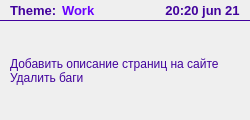
                <widget class="QWidget" name="widget_7" native="true">
                 <property name="minimumSize">
                  <size>
                   <width>250</width>
                   <height>120</height>
                  </size>
                 </property>
                 <property name="maximumSize">
                  <size>
                   <width>250</width>
                   <height>120</height>
                  </size>
                 </property>
                 <property name="styleSheet">
                  <string notr="true">background-color: rgba(255,255,255,.70);
color: rgb(66, 2, 157);
border-radius: 20px;</string>
                 </property>
                 <layout class="QGridLayout" name="gridLayout_12">
                  <property name="leftMargin">
                   <number>0</number>
                  </property>
                  <property name="topMargin">
                   <number>0</number>
                  </property>
                  <property name="rightMargin">
                   <number>0</number>
                  </property>
                  <property name="bottomMargin">
                   <number>0</number>
                  </property>
                  <property name="spacing">
                   <number>0</number>
                  </property>
                  <item row="0" column="0">
                   <spacer name="horizontalSpacer_9">
                    <property name="orientation">
                     <enum>Qt::Horizontal</enum>
                    </property>
                    <property name="sizeType">
                     <enum>QSizePolicy::Fixed</enum>
                    </property>
                    <property name="sizeHint" stdset="0">
                     <size>
                      <width>10</width>
                      <height>10</height>
                     </size>
                    </property>
                   </spacer>
                  </item>
                  <item row="0" column="2">
                   <widget class="QLabel" name="label_17">
                    <property name="font">
                     <font>
                      <family>Arial</family>
                      <pointsize>10</pointsize>
                      <weight>75</weight>
                      <bold>true</bold>
                     </font>
                    </property>
                    <property name="styleSheet">
                     <string notr="true">color: rgb(105, 0, 255);
background-color: transparent;</string>
                    </property>
                    <property name="text">
                     <string>Work</string>
                    </property>
                   </widget>
                  </item>
                  <item row="0" column="1">
                   <widget class="QLabel" name="label_18">
                    <property name="minimumSize">
                     <size>
                      <width>0</width>
                      <height>20</height>
                     </size>
                    </property>
                    <property name="maximumSize">
                     <size>
                      <width>16777215</width>
                      <height>20</height>
                     </size>
                    </property>
                    <property name="font">
                     <font>
                      <family>Arial</family>
                      <pointsize>10</pointsize>
                      <weight>75</weight>
                      <bold>true</bold>
                     </font>
                    </property>
                    <property name="styleSheet">
                     <string notr="true">background-color: transparent;</string>
                    </property>
                    <property name="text">
                     <string>Theme:</string>
                    </property>
                   </widget>
                  </item>
                  <item row="0" column="4">
                   <widget class="QLabel" name="label_19">
                    <property name="minimumSize">
                     <size>
                      <width>0</width>
                      <height>20</height>
                     </size>
                    </property>
                    <property name="maximumSize">
                     <size>
                      <width>16777215</width>
                      <height>20</height>
                     </size>
                    </property>
                    <property name="font">
                     <font>
                      <family>Arial</family>
                      <pointsize>10</pointsize>
                      <weight>75</weight>
                      <bold>true</bold>
                     </font>
                    </property>
                    <property name="styleSheet">
                     <string notr="true">background-color: transparent;</string>
                    </property>
                    <property name="text">
                     <string>20:20 jun 21</string>
                    </property>
                    <property name="alignment">
                     <set>Qt::AlignCenter</set>
                    </property>
                   </widget>
                  </item>
                  <item row="0" column="5">
                   <spacer name="horizontalSpacer_13">
                    <property name="orientation">
                     <enum>Qt::Horizontal</enum>
                    </property>
                    <property name="sizeType">
                     <enum>QSizePolicy::Fixed</enum>
                    </property>
                    <property name="sizeHint" stdset="0">
                     <size>
                      <width>10</width>
                      <height>20</height>
                     </size>
                    </property>
                   </spacer>
                  </item>
                  <item row="1" column="0" colspan="6">
                   <widget class="Line" name="line_4">
                    <property name="minimumSize">
                     <size>
                      <width>0</width>
                      <height>1</height>
                     </size>
                    </property>
                    <property name="maximumSize">
                     <size>
                      <width>16777215</width>
                      <height>1</height>
                     </size>
                    </property>
                    <property name="styleSheet">
                     <string notr="true">background-color: rgb(66, 2, 157);</string>
                    </property>
                    <property name="frameShadow">
                     <enum>QFrame::Sunken</enum>
                    </property>
                    <property name="lineWidth">
                     <number>1</number>
                    </property>
                    <property name="midLineWidth">
                     <number>0</number>
                    </property>
                    <property name="orientation">
                     <enum>Qt::Horizontal</enum>
                    </property>
                   </widget>
                  </item>
                  <item row="2" column="1" colspan="4">
                   <widget class="QLabel" name="label_20">
                    <property name="styleSheet">
                     <string notr="true">background-color: transparent;</string>
                    </property>
                    <property name="text">
                     <string>Добавить описание страниц на сайте
Удалить баги</string>
                    </property>
                   </widget>
                  </item>
                 </layout>
                </widget>
